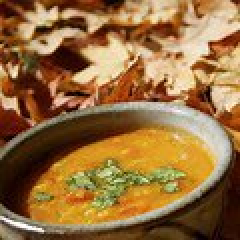
#> input picture tests/Non_Cleaned_Test_Files/Portfolio 2 Upload Zone_c22222_attempt_2012-00-11-01-12-3_222222/Images/Student_Test/1.jpg, 120 x 120 px, found by its file name (shown 2 times larger)
$ python Testing_3.py
#> lines starting #> are read from the running program, lines starting #| are printed output that depends on the picture
### TemplatePythonModel/Helper.py
##########################################################################################
# Random helper functions. DO NOT MODIFY.
# Be aware that error handling below is...limited.                                       #
##########################################################################################

import cv2
import numpy
import csv
import argparse


# This function does reading and resizing of an image located in a give path on your drive.
# DO NOT REMOVE ANY COLOURS. DO NOT MODIFY PATHS. DO NOT FLATTEN IMAGES.
#
# INPUT:  imagePath         : path to image. DO NOT MODIFY - take from the file as-is. Things like appending "..\"
#                             to the file path within the code are not permitted.
#         width, height     : width and height dimensions to which you are asked to resize your image
#
# OUTPUT: image             : numpy array representing the read and resized image in RGB format
#                             (empty if the image is not found at a given path).
#                             Removing colour channels (e.g. transforming array to grayscale) or flattening the image
#                             ARE NOT PERMITTED.
#

def readAndResize(image_path: str, width=60, height=30) -> numpy.typing.NDArray:
#> called with image_path = '../testing_files/1.jpg', width = 60, height = 30
    try:
        image = cv2.imread(image_path)
#> image is the input picture: shape (120, 120, 3); mean B, G, R 62.6, 109.8, 149.8
        image = cv2.cvtColor(image, cv2.COLOR_BGR2RGB)
        image = cv2.resize(image, (width, height), interpolation=cv2.INTER_AREA)
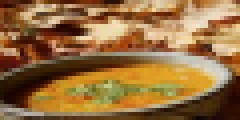
#> image: shape (30, 60, 3) (shown 4 times larger); mean R, G, B 149.8, 109.8, 62.6
        image = numpy.asarray(image)
    except:
        print("Image cannot be read at " + image_path)
        image = numpy.asarray([])
    return image


# Straightforward function to read the data contained in the file "filename"
# [71 lines left out: functions readCSVFile, writeCSVFile, strtobool, parseArguments, not called in this run]

### TemplatePythonModel/Testing_3.py
# https://gist.github.com/clayg/3787160
import unittest
import numpy
import sys
import cv2
from io import StringIO

import logging
import Dummy
import Task_3
import Testing_1
#> call 2 of readAndResize, with image_path = '../testing_files/3.jpg', width = 60, height = 30
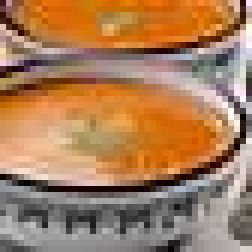
#> input picture tests/Non_Cleaned_Test_Files/Portfolio 2 Upload Zone_c22222_attempt_2012-00-11-01-12-3_222222/Images/Student_Test/3.jpg, 42 x 42 px, found by its file name (shown 6 times larger)
#> in readAndResize, image is the input picture: shape (42, 42, 3); mean B, G, R 90.7, 126.1, 168.2
#> in readAndResize (call 2), `image = cv2.resize(image, (width, height), interpolation=cv2.INTER_AREA)`:
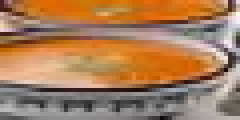
#> image: shape (30, 60, 3) (shown 4 times larger); mean R, G, B 167.7, 125.6, 90.3
#> (the run stopped early here; a loop or call above may not have finished)
